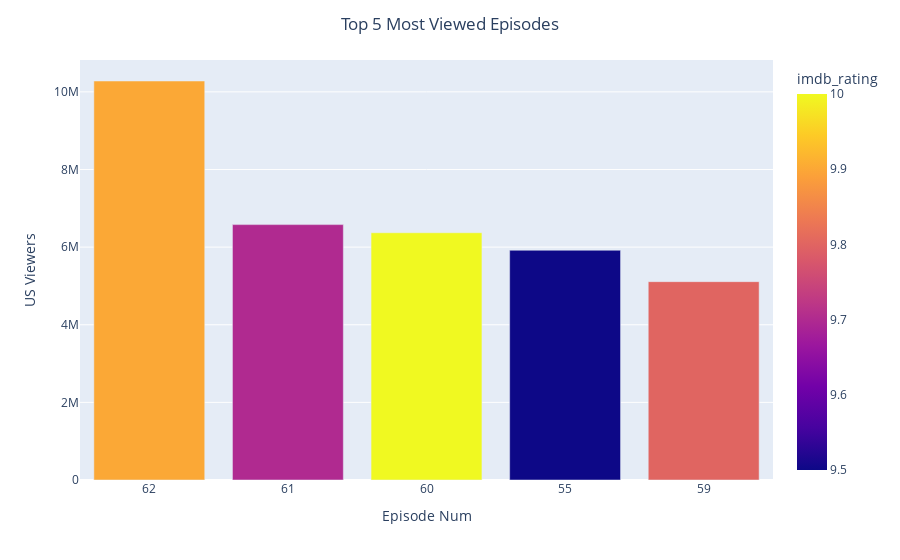

Write notebook code for a chart like this one.
### Code cell
dummy=episodes.sort_values('us_viewers',ascending=False).head(5)
dummy["episode_num_overall"]=dummy.episode_num_overall.astype('str')
fig = px.bar(dummy, x="episode_num_overall", y="us_viewers",color="imdb_rating")
fig.update_layout(title='Top 5 Most Viewed Episodes',title_x=0.5,
                   yaxis_title='US Viewers',
                   xaxis_title='Episode Num')
fig.show()

### Figure 1 — Plotly figure (JSON) as saved in the notebook; plotly's stock layout.template omitted (floating-point values rounded to 4 significant figures)
{"data": [{"alignmentgroup": "True", "hovertemplate": "episode_num_overall=%{x}<br>us_viewers=%{y}<br>imdb_rating=%{marker.color}<extra></extra>", "legendgroup": "", "marker": {"color": [9.9, 9.7, 10, 9.5, 9.8], "coloraxis": "coloraxis", "pattern": {"shape": ""}}, "name": "", "offsetgroup": "", "orientation": "v", "showlegend": false, "textposition": "auto", "type": "bar", "x": ["62", "61", "60", "55", "59"], "xaxis": "x", "y": [10280000, 6580000, 6370000, 5920000, 5110000], "yaxis": "y"}], "layout": {"barmode": "relative", "coloraxis": {"colorbar": {"title": {"text": "imdb_rating"}}, "colorscale": [[0, "#0d0887"], [0.1111, "#46039f"], [0.2222, "#7201a8"], [0.3333, "#9c179e"], [0.4444, "#bd3786"], [0.5556, "#d8576b"], [0.6667, "#ed7953"], [0.7778, "#fb9f3a"], [0.8889, "#fdca26"], [1, "#f0f921"]]}, "legend": {"tracegroupgap": 0}, "margin": {"t": 60}, "title": {"text": "Top 5 Most Viewed Episodes", "x": 0.5}, "xaxis": {"anchor": "y", "domain": [0, 1], "title": {"text": "Episode Num"}}, "yaxis": {"anchor": "x", "domain": [0, 1], "title": {"text": "US Viewers"}}}}
